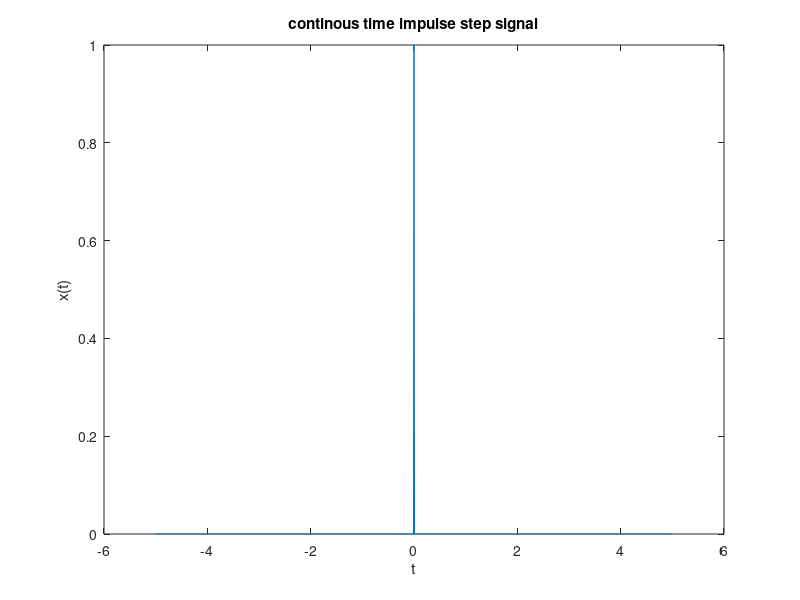

MATLAB code for this plot:
clc;
clear all;
t=-5:0.01:5;
x=[zeros(1,500),ones(1,1),zeros(1,500)];
plot(t,x);
xlabel('t');
ylabel('x(t)');
title('continous time impulse step signal');